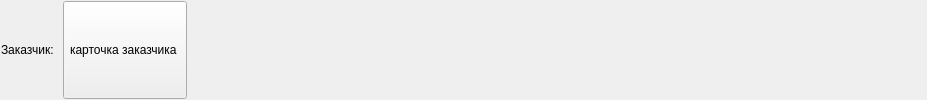
            <widget class="QWidget" name="widgetCardCustomer" native="true">
             <layout class="QHBoxLayout" name="horizontalLayout_3">
              <property name="spacing">
               <number>1</number>
              </property>
              <property name="leftMargin">
               <number>1</number>
              </property>
              <property name="topMargin">
               <number>1</number>
              </property>
              <property name="rightMargin">
               <number>1</number>
              </property>
              <property name="bottomMargin">
               <number>1</number>
              </property>
              <item>
               <widget class="QLabel" name="labelCardCustomer">
                <property name="text">
                 <string>Заказчик:</string>
                </property>
               </widget>
              </item>
              <item>
               <widget class="QLabel" name="labelCutomer">
                <property name="text">
                 <string/>
                </property>
               </widget>
              </item>
              <item>
               <widget class="QToolButton" name="toolButtonCustomer">
                <property name="sizePolicy">
                 <sizepolicy hsizetype="Preferred" vsizetype="Preferred">
                  <horstretch>0</horstretch>
                  <verstretch>0</verstretch>
                 </sizepolicy>
                </property>
                <property name="minimumSize">
                 <size>
                  <width>0</width>
                  <height>0</height>
                 </size>
                </property>
                <property name="layoutDirection">
                 <enum>Qt::RightToLeft</enum>
                </property>
                <property name="styleSheet">
                 <string notr="true">text-align: left;</string>
                </property>
                <property name="text">
                 <string>карточка заказчика </string>
                </property>
                <property name="toolButtonStyle">
                 <enum>Qt::ToolButtonTextOnly</enum>
                </property>
               </widget>
              </item>
              <item>
               <spacer name="horizontalSpacerCardCustomer">
                <property name="orientation">
                 <enum>Qt::Horizontal</enum>
                </property>
                <property name="sizeHint" stdset="0">
                 <size>
                  <width>739</width>
                  <height>20</height>
                 </size>
                </property>
               </spacer>
              </item>
             </layout>
            </widget>
